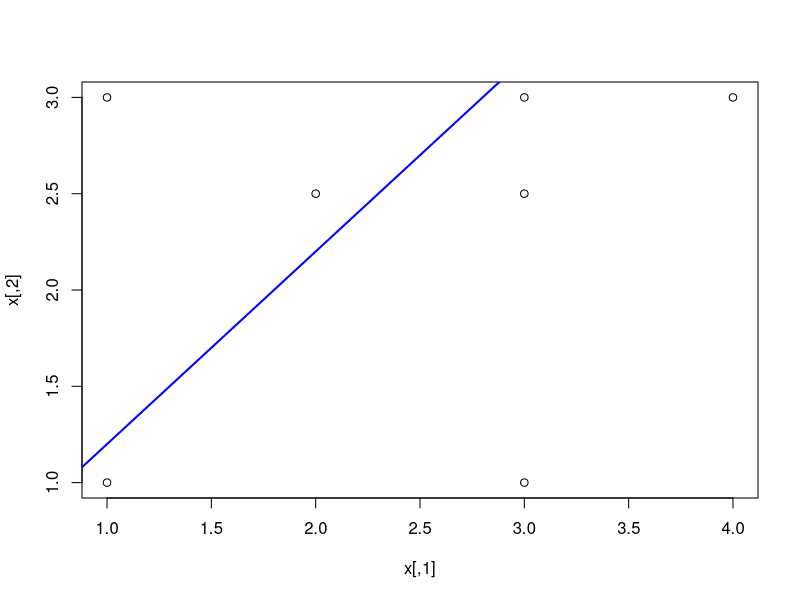

This chart was generated by the following R code:
rm(list = ls())
library(MASS)
library(e1071)

x1<-c(1,3,1,3,2,3,4)
x2<-c(1,3,3,1,2.5,2.5,3)
y<-c(-1,1,1,-1,1,-1,-1)
dataA<-data.frame(x1,x2,y)
names(dataA)<-c("X1","X2","Y")
#Linealmente separable

x1<-c(1,3,1,3,2,3,4,1.5,1)
x2<-c(1,3,3,1,2.5,2.5,3,1.5,2)
y<-c(-1,1,1,-1,1,-1,-1,1,-1)
dataB<-data.frame(x1,x2,y)
names(dataB)<-c("X1","X2","Y")
#No linealmente separable

C<-1000
myFormula<-Y~.
svm.lineal <- svm(myFormula,data=dataA,kernel='linear',cross=2, scale=FALSE, gamma=0.5)
# Indices de los vectores soporte
svm.lineal$index
# Coeficientes por los que se multiplican las observaciones para obtener 
# el vector perpendicular al hiperplano que resuelve el problema
svm.lineal$coefs
# Termino independiente 
svm.lineal$rho
#Con toda esta informacion es posible calcular el hiperplano 
x <- cbind(dataA$X1, dataA$X2)
x.svm <-x [svm.lineal$index,]
w <- crossprod(x.svm, svm.lineal$coefs);w
ancho<-1/sqrt(sum(w*w));ancho
w0 <- svm.lineal$rho;w0
print(c(w[0],"+",w[1],"=0"))

plot(x)


abline(w0/w[2], -w[1]/w[2], lwd=2, col='blue') 



